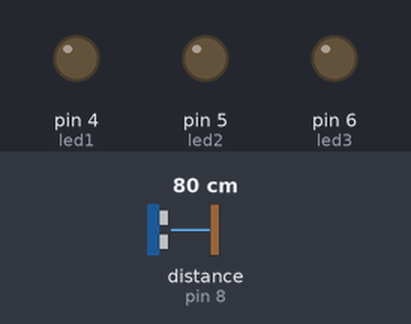
A sketch run on a simulated Arduino Uno, built with avr-gcc and run on an emulated ATmega328P. Parts: output pins drawn as LEDs (lit = HIGH). Wiring (inferred from the names in the program): ultrasonic range finder: trigger pin 9; echo pin 8. The test bench sets the inputs (shaded band); at power-on: distance to the obstacle (sensor on pin 8) 80 cm. The echo pulse lasts 58.3 µs per cm; pins used as bus, display or sensor lines are not drawn; what the sketch prints to the serial monitor is not drawn.

Above: at 1.8 s.
1.9 s: distance to the obstacle (sensor on pin 8) set to 18 cm
3.4 s: distance to the obstacle (sensor on pin 8) set to 13 cm
At 4.3 s:
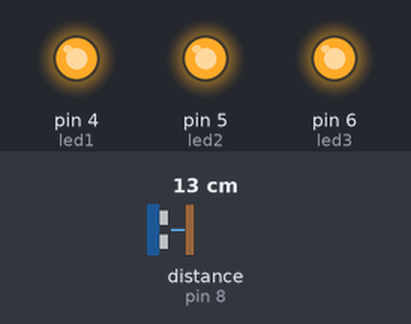
5.5 s: distance to the obstacle (sensor on pin 8) set to 9 cm
At 7.1 s:
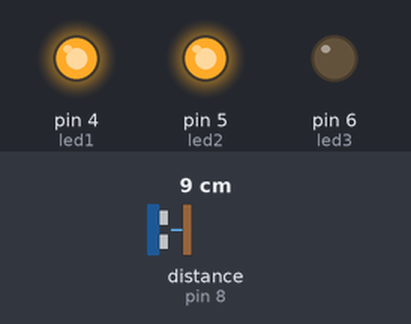
7.5 s: distance to the obstacle (sensor on pin 8) set to 7 cm
9.2 s: distance to the obstacle (sensor on pin 8) set to 4 cm
At 10.3 s:
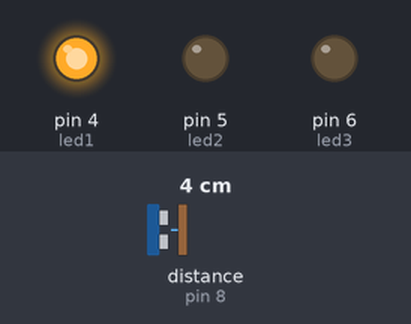
11.5 s: distance to the obstacle (sensor on pin 8) set to 35 cm
At 13.2 s:
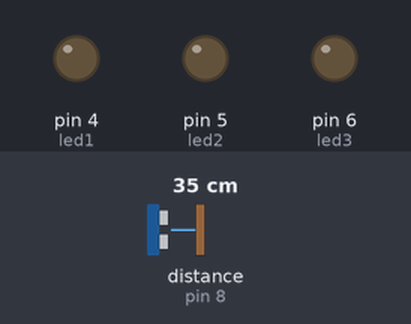
Timing chart, 0 to 14.5 s (numbered marks = the images above; inputs shaded):
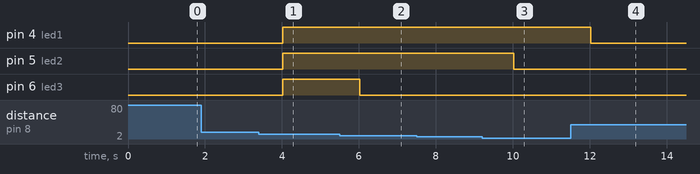

The sketch:

sensor_jarak_plus.ino
```cpp
const int trigPin = 9;
const int echoPin = 8;
const int led1 = 4;
const int led2 = 5;
const int led3 = 6;


void setup() {
  pinMode(trigPin, OUTPUT);
  pinMode(echoPin, INPUT);
  pinMode(led1, OUTPUT);
  pinMode(led2, OUTPUT);
  pinMode(led3, OUTPUT);
  Serial.begin(9600);

}

void loop() {

long duration, distance;


    digitalWrite(trigPin, LOW);
    delayMicroseconds(2);
    digitalWrite(trigPin, HIGH);
    delayMicroseconds(10);
    digitalWrite(trigPin, LOW);


    duration = pulseIn(echoPin, HIGH);
    distance = duration * 0.034 / 2;


    if (distance < 5) {
      digitalWrite(led1, HIGH);
      digitalWrite(led2, LOW);
      digitalWrite(led3, LOW);
    } else if (distance < 10) {
      digitalWrite(led1, HIGH);
      digitalWrite(led2, HIGH);
      digitalWrite(led3, LOW);
    } else if (distance < 15) {
      digitalWrite(led1, HIGH);
      digitalWrite(led2, HIGH);
      digitalWrite(led3, HIGH);
    } else {
      digitalWrite(led1, LOW);
      digitalWrite(led2, LOW);
      digitalWrite(led3, LOW);
    }
delay(1000);

    Serial.print(distance);
}
```

Measured:
- the behaviour switches between 16 and 15 cm on distance to the obstacle (sensor on pin 8) (found by bisection; images 0 and 1)
- the behaviour switches between 11 and 10 cm on distance to the obstacle (sensor on pin 8) (found by bisection; images 1 and 2)
- the behaviour switches between 6 and 5 cm on distance to the obstacle (sensor on pin 8) (found by bisection; images 2 and 3)
- after the input at 1.9 s, every drawn part: stays the same
- after the input at 3.4 s, pin 4 (led1), pin 5 (led2), pin 6 (led3): LOW → HIGH after 0.62 s
- after the input at 5.5 s, pin 6 (led3): HIGH → LOW after 0.52 s
- after the input at 7.5 s, every drawn part: stays the same
- after the input at 9.2 s, pin 5 (led2): HIGH → LOW after 0.82 s
- after the input at 11.5 s, pin 4 (led1): HIGH → LOW after 0.53 s
